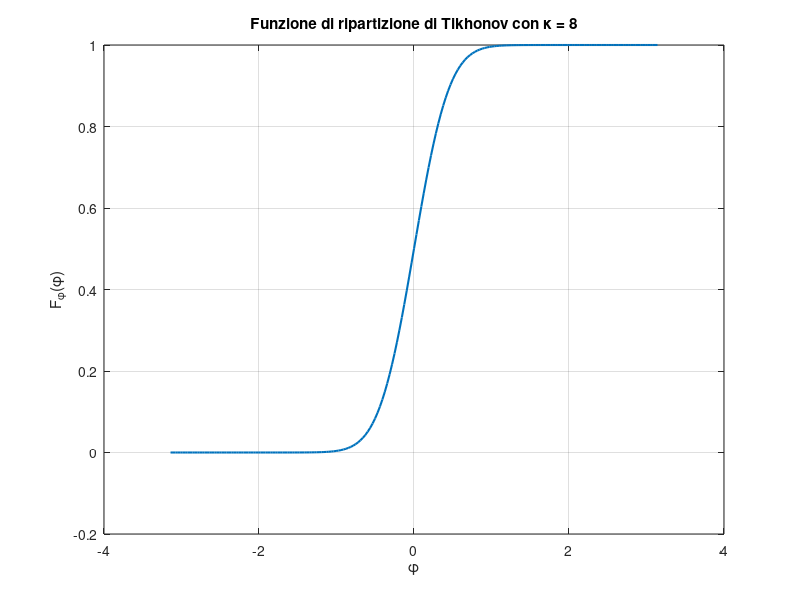

Reproduce this figure in MATLAB.
%plotta la funzione di ripartizione della variabile di Tikhonov 
%assegnato un valore di k

phistep = pi/100; %passo di discretizzazione di phi
phi = -pi:pi/100:pi; %creazione asse x
k = 8; %argomento delle funzioni di Bessel

%creazione della funzione di ripartizione
F1 = (phi+pi)/(2*pi);
F2 = 1/(pi*besseli(0,k));
F3 = 0;
Nj = 10^4; %ultimo termine della serie

for j = 1:Nj;     
    F3 = F3+(besseli(j,k)*sin(j*phi))/j;
end
F = F1+F2*F3;


plot(phi,F,'LineWidth',1.5)
xlabel('\phi')
ylabel('F_\phi(\phi)')
title (['Funzione di ripartizione di Tikhonov con \kappa = ', num2str(k)])
grid on


